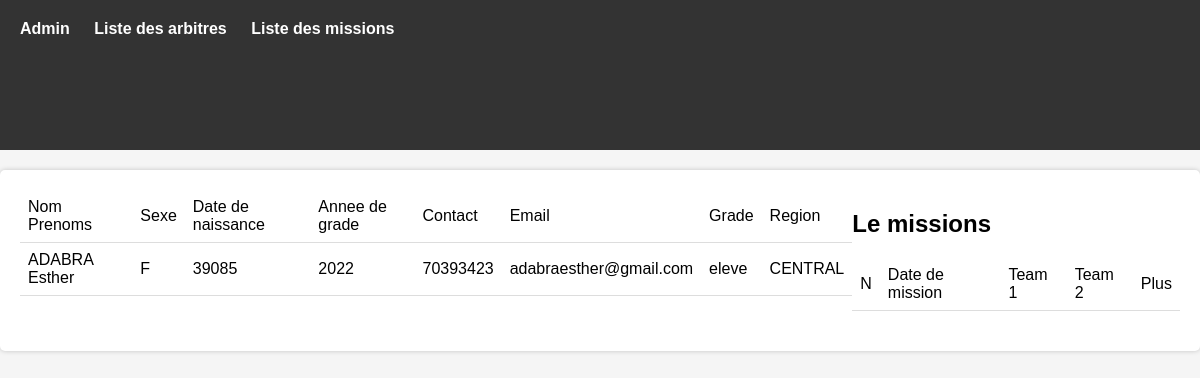
Page /infoArbitres.php?id=609 on the committed database.
### tables this page shows
CREATE TABLE `arbitres` (
  `id_arbitre` int(11) NOT NULL,
  `nom_prenoms` varchar(150) NOT NULL,
  `sexe` varchar(150) NOT NULL,
  `date_naissance` varchar(150) NOT NULL,
  `anne_grade` varchar(150) NOT NULL,
  `contact` varchar(150) NOT NULL,
  `email` varchar(150) NOT NULL,
  `grade` varchar(150) NOT NULL,
  `region` varchar(150) NOT NULL
);

### infoArbitres.php (the view, shortened to what this page needs)
<?php
    include('./connexionData.php');
    $req = $pdo->prepare('SELECT * from arbitres where id_arbitre = ?');
    $req->execute(array($_GET['id']));
    $arbitre = $req->fetchAll();
?>
<?php include('./base.php') ?>
    <div class="container">
        <div>
            <table>
                <thead>
                    <tr>
                        <td>Nom Prenoms</td>
                        <td>Sexe</td>
                        <td>Date de naissance</td>
                        <td>Annee de grade</td>
                        <td>Contact</td>
                        <td>Email</td>
                        <td>Grade</td>
                        <td>Region</td>
                    </tr>
                </thead>
                <tbody>
                    <tr>
                        <td><?= $arbitre[0]['nom_prenoms'] ?></td>
                        <td><?= $arbitre[0]['sexe'] ?></td>
                        <td><?= $arbitre[0]['date_naissance'] ?></td>
                        <td><?= $arbitre[0]['anne_grade'] ?></td>
                        <td><?= $arbitre[0]['contact'] ?></td>
                        <td><?= $arbitre[0]['email'] ?></td>
                        <td><?= $arbitre[0]['grade'] ?></td>
                        <td><?= $arbitre[0]['region'] ?></td>
                    </tr>
                </tbody>
            </table>
        </div>
        <div>
            <h2 class='.title_table'>
                Le missions
            </h2>
          <table>
              <thead>
                  <tr>
                      <td>N</td>
                      <td>Date de mission</td>
                      <td>Team 1</td>
                      <td>Team 2</td>
                      <td>Plus</td>
                  </tr>
              </thead>
          </table>
        </div>
    </div>

### styles/style.css (style rules this page uses)
* { box-sizing: border-box; }
body { font-family: Arial, sans-serif; background-color: #f5f5f5; margin: 0; padding: 0; height: 100vh; }
table { width: 100%; border-collapse: collapse; margin-bottom: 20px; }
th, td { padding: 8px; text-align: left; border-bottom: 1px solid #dddddd; }
.container { display: flex; flex-direction: row; justify-content: space-between; align-items: flex-start; max-width: 1200px; margin: 20px auto; padding: 20px; background-color: #ffffff; border-radius: 5px; box-shadow: 0px 0px 5px rgba(0, 0, 0, 0.2); }
table { width: 100%; border-collapse: collapse; margin-right: 20px; }

### rows in the picture
arbitres: nom_prenoms "ADABRA Esther", sexe "F", date_naissance "39085", anne_grade "2022", contact "70393423", email "adabraesther@gmail.com", grade "eleve", region "CENTRAL"
